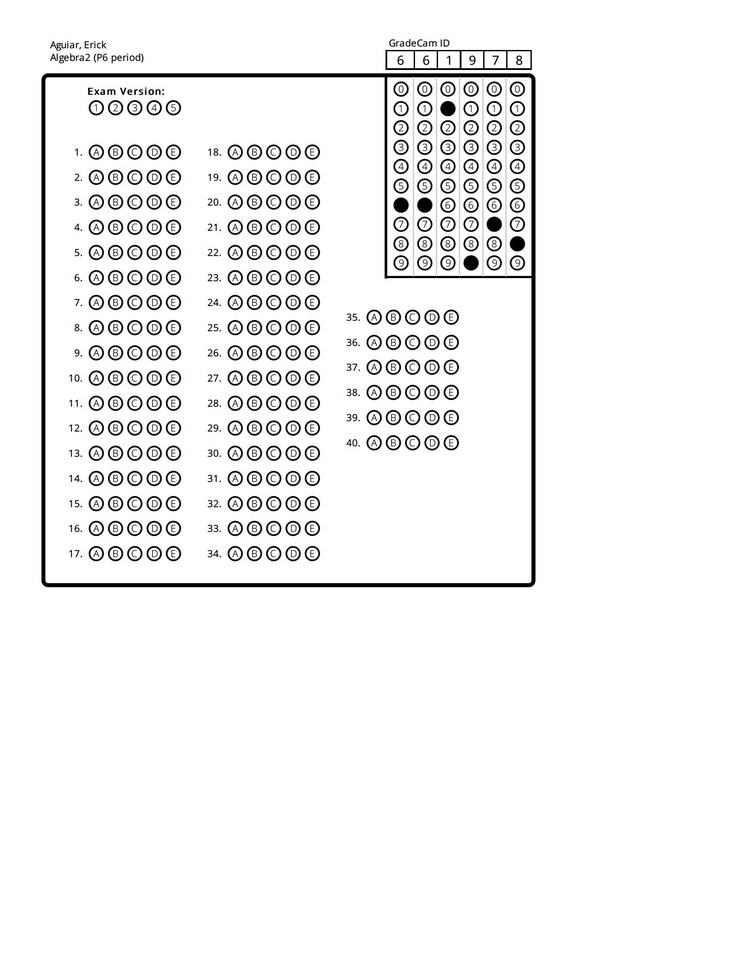
#> input picture opencv/testing/answerTemplate.jpg, 738 x 956 px, shrunk from 1700 x 2200 before the run, given in place of the camera
$ python squareDetect2.py   (Python 2 division)   (older library calls are emulated)
#> lines starting #> are read from the running program, lines starting #| are printed output that depends on the picture; after the words box and inside, x2 and y2 are one past the last pixel; in counts of white or black regions, pixels touching at a corner belong together
import cv2
import cv
import math
import numpy as np
from scipy.cluster.vq import kmeans

# [106 lines left out: functions acceptLinePair, computeIntersect, lineToPointPair, drawIntersection, not called in this run]


# Camera 0 is the integrated web cam on my netbook
camera_port = 0

#Number of frames to throw away while the camera adjusts to light levels
ramp_frames = 4

# Now we can initialize the camera capture object with the cv2.VideoCapture class.
# All it needs is the index to a camera port.
camera = cv2.VideoCapture(camera_port)

# Captures a single image from the camera and returns it in PIL format
def get_image():
 # read is the easiest way to get a full image out of a VideoCapture object.
 retval, im = camera.read()
 return im

'''NECESSARY TO THROW AWAY FIRST FEW FRAMES!! OTHERWISE, WON'T WORK.
FIRST FEW QUERIES DON'T ACTUALLY RETURN ANYTHING
'''
# Ramp the camera - these frames will be discarded and are only used to allow v4l2
# to adjust light levels, if necessary
for i in xrange(ramp_frames):
 temp = get_image()
 print temp == None
 print type(temp)
#> this loop made 4 passes
#> (printed output is left out)
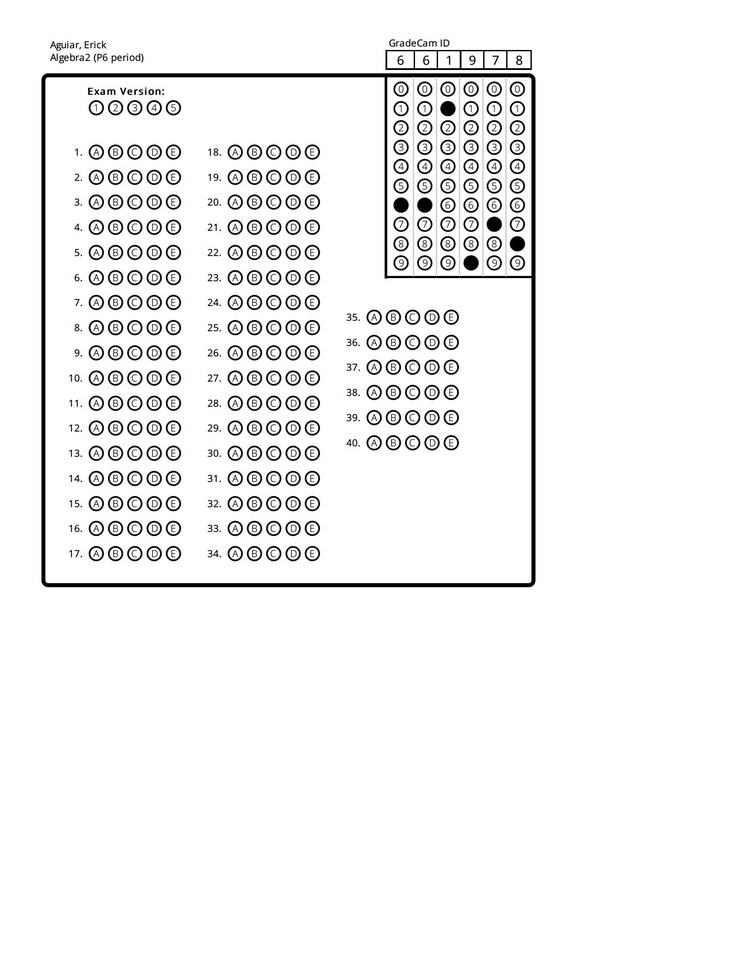
#> input picture opencv/testing/answerTemplate.jpg, 738 x 956 px, shrunk from 1700 x 2200 before the run, given in place of the camera
print("Adjusting...")

while True:
    #im = cv2.imread("test.jpg")
    im = get_image()
#> in get_image, im is the input picture: shape (956, 738, 3); mean B, G, R 242.2, 242.4, 242.3
    gray = cv2.cvtColor(im,cv2.COLOR_BGR2GRAY)
    reval, thresh = cv2.threshold(gray, 200.0, 255.0, cv2.THRESH_BINARY_INV | cv2.THRESH_OTSU)
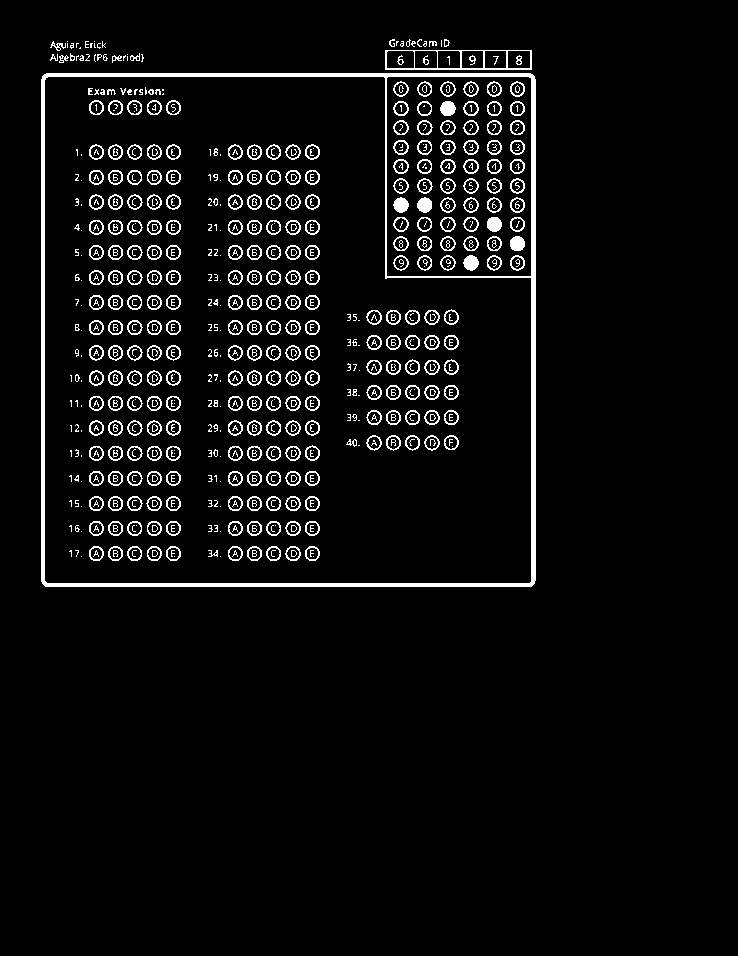
#> thresh: shape (956, 738); 5.3% white in thin lines or dots, all inside (x1, y1, x2, y2) = (41, 39, 536, 587)
#> reval = 151
    edges = cv2.Canny(thresh, 140.0, 240.0,2)
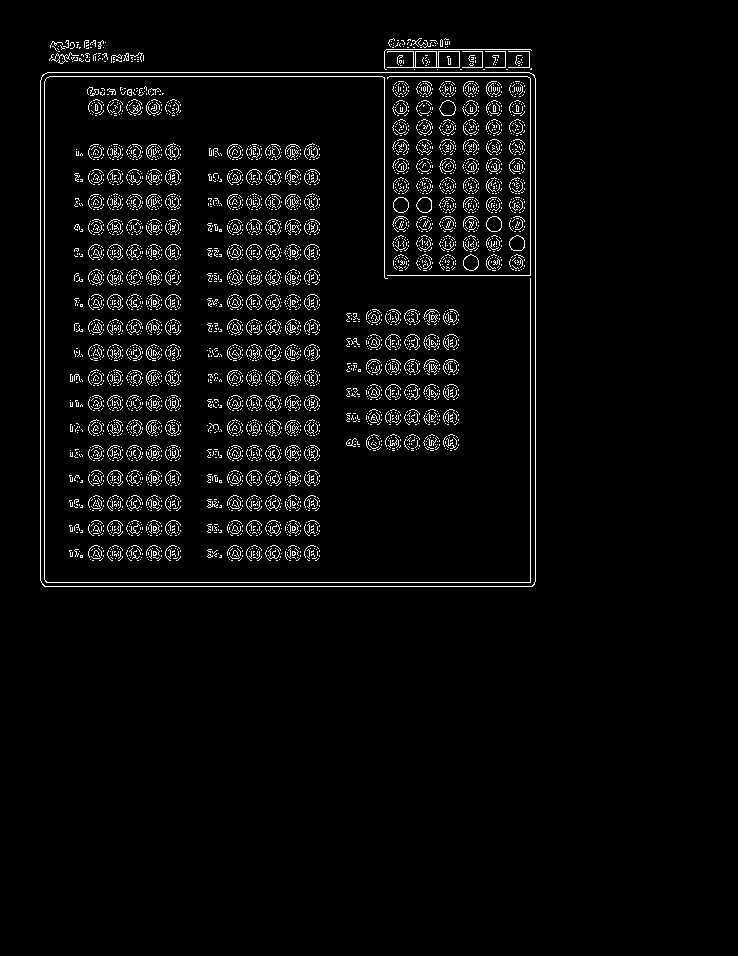
#> edges: shape (956, 738); 3.7% white in thin lines or dots, all inside (x1, y1, x2, y2) = (40, 38, 536, 587)
    cv2.imshow("ooreners", edges);
    corners = cv2.goodFeaturesToTrack(edges,25,0.01,10)
#> corners = 25 rows, first 8: [111, 93], [76, 58], [79, 47], [211, 451], [77, 352], [355, 314], [423, 105], [531, 69]
    corners = np.int0(corners)

    for i in corners:
        x,y = i.ravel()
        cv2.circle(im,(x,y),3,255,-1)
#> this loop made 25 passes
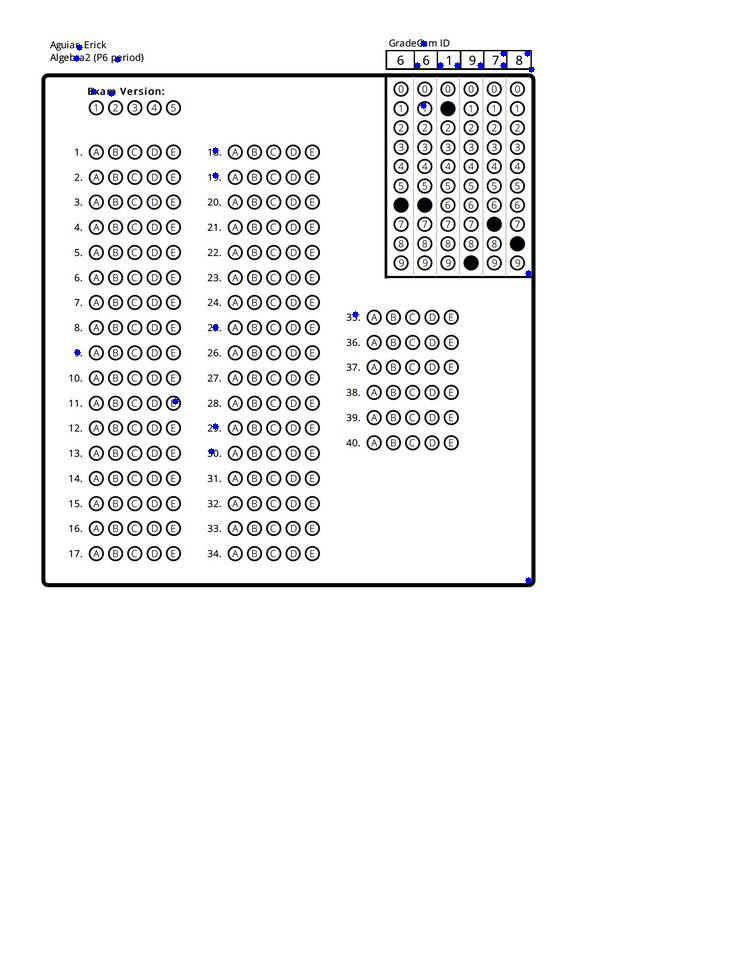
#> im: shape (956, 738, 3); 0.1% of pixels changed, all inside (x1, y1, x2, y2) = (73, 40, 535, 584)


    cv2.imshow("oorners", im);
    #cv2.imwrite("corners.png", im)
    if cv2.cv.WaitKey(10) == 27:
#> (key Esc is pressed here)
        break
#> (the run stopped early here; a loop or call above may not have finished)

$ run again, on opencv/testing/answersErick.jpg
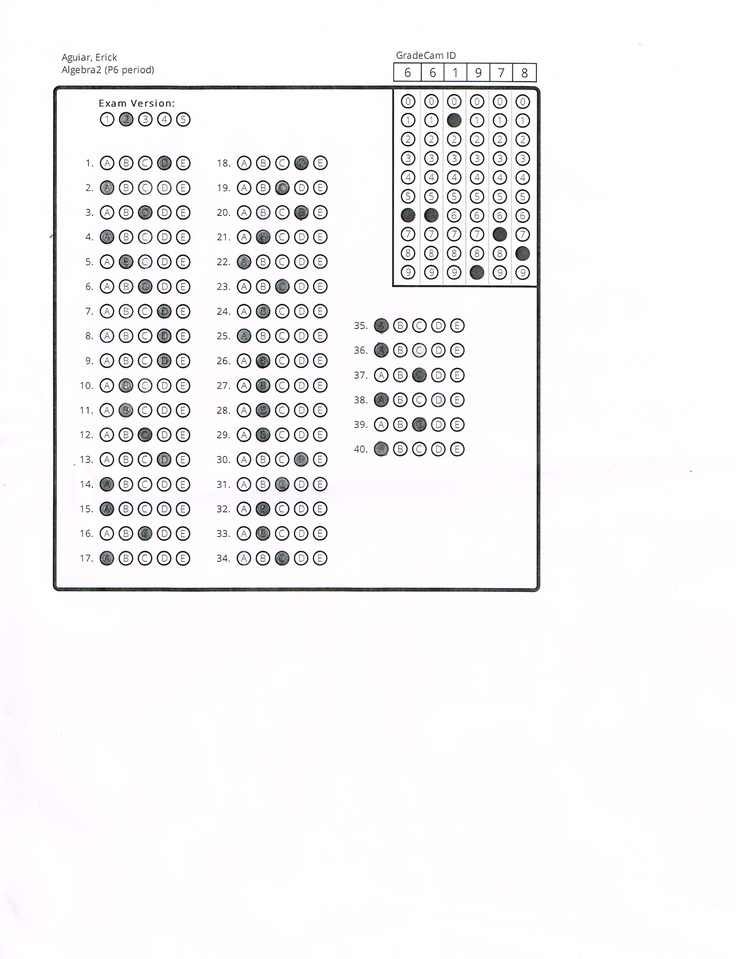
#> input picture opencv/testing/answersErick.jpg, 736 x 959 px, shrunk from 2479 x 3229 before the run, given in place of the camera
#> the loop `for i in xrange(ramp_frames):` made 4 passes
#> (printed output is left out)
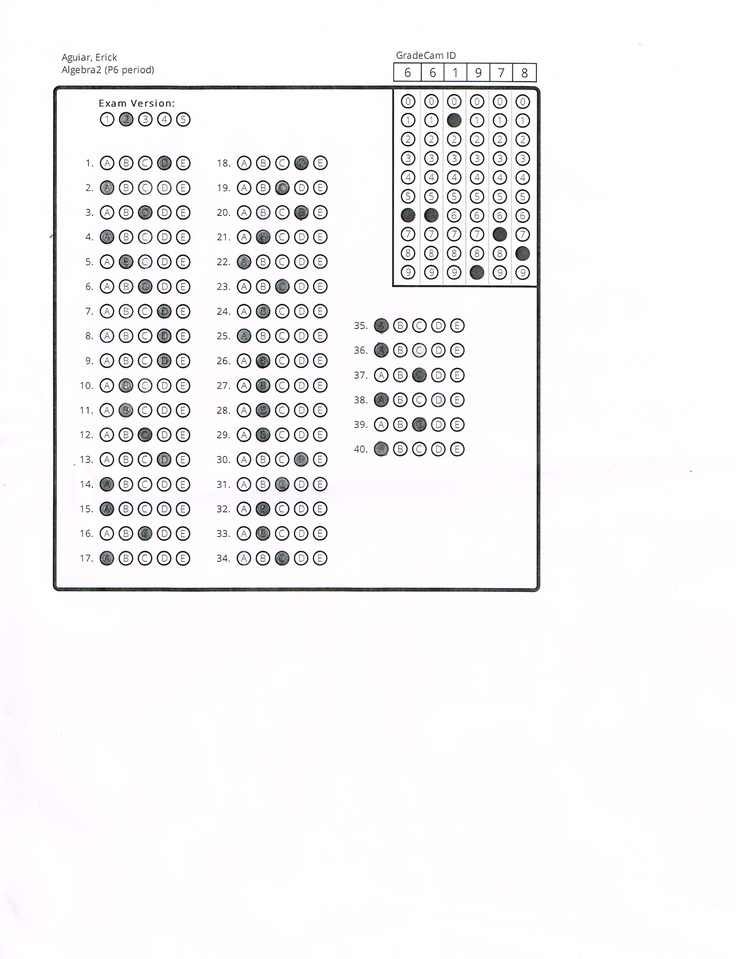
#> input picture opencv/testing/answersErick.jpg, 736 x 959 px, shrunk from 2479 x 3229 before the run, given in place of the camera
#> in get_image, im is the input picture: shape (959, 736, 3); mean B, G, R 245.2, 243.8, 244.9
#> `reval, thresh = cv2.threshold(gray, 200.0, 255.0, cv2.THRESH_BINARY_IN..`:
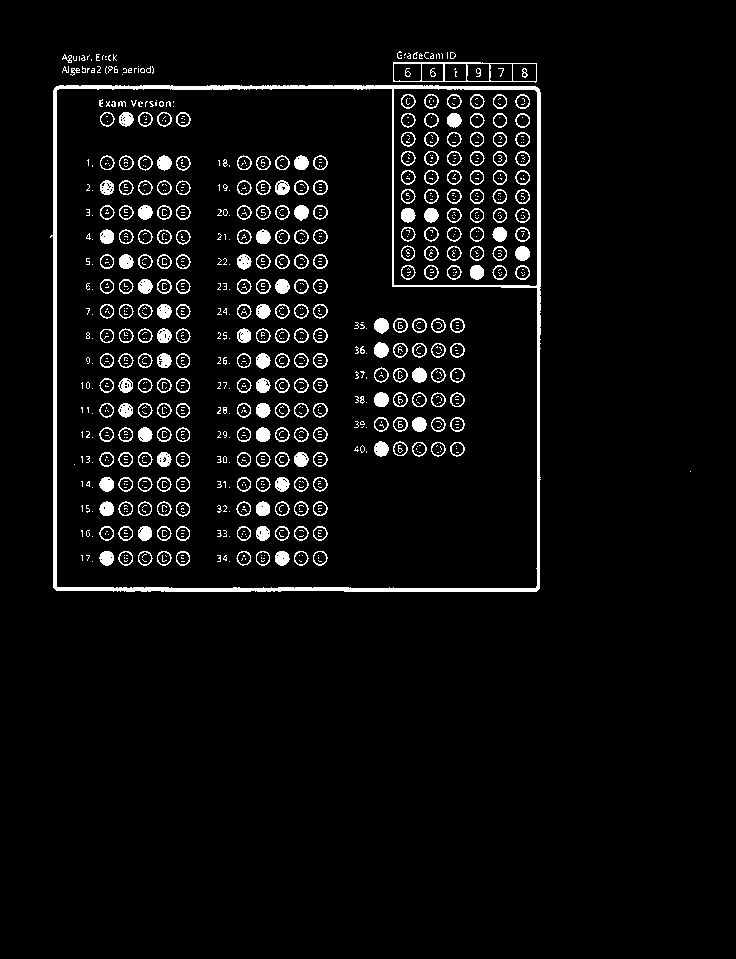
#> thresh: shape (959, 736); 5% white; 1053 white regions (772 under 20 px), largest, box (x1, y1, x2, y2) and area: (50, 85, 541, 592) 8301, (393, 62, 537, 83) 541, (374, 342, 389, 358) 183
#> reval = 169
#> edges: shape (959, 736); 3.5% white in thin lines or dots, all inside (x1, y1, x2, y2) = (49, 51, 692, 592)
#> corners = 25 rows, first 8: [522, 142], [125, 311], [439, 325], [141, 530], [143, 262], [281, 489], [169, 335], [243, 309]
#> the loop `for i in corners:` made 25 passes
#> after the loop `for i in corners:`:
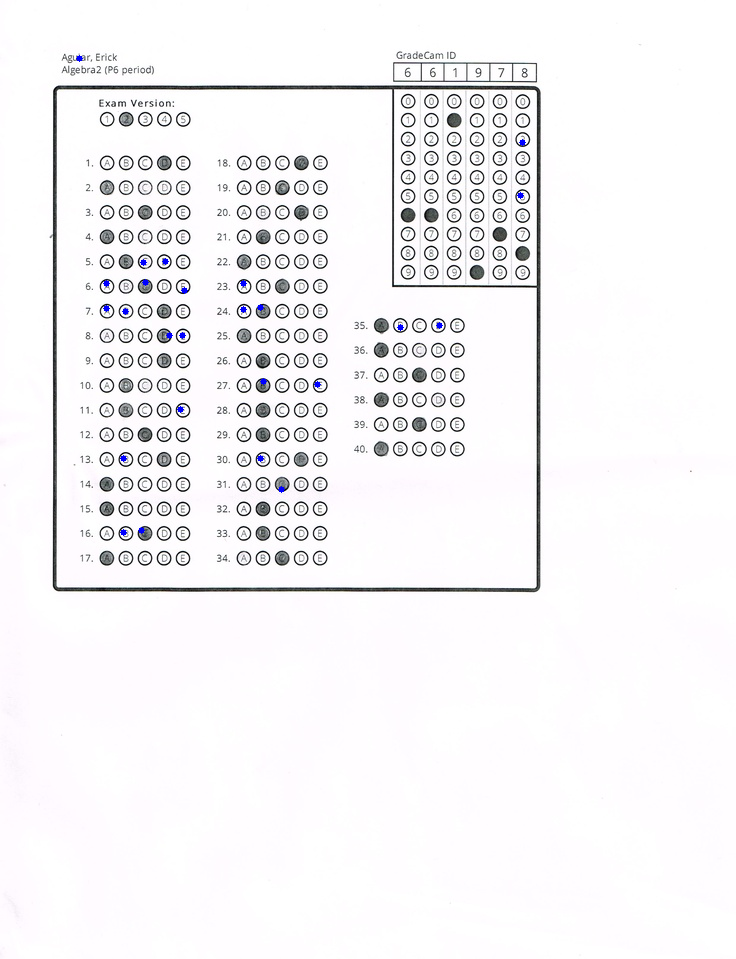
#> im: shape (959, 736, 3); 0.1% of pixels changed, all inside (x1, y1, x2, y2) = (76, 55, 526, 536)
